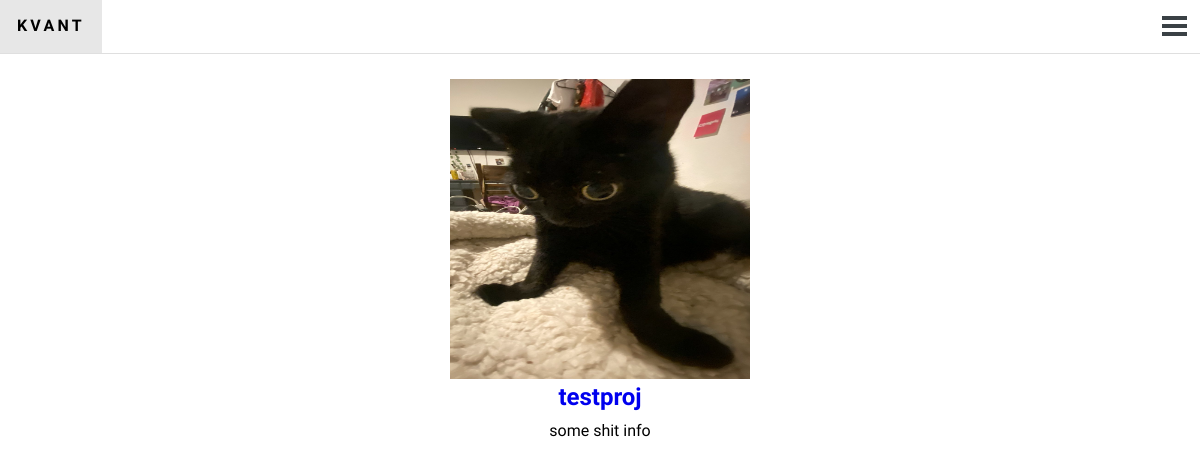
/projects/, run on the app's committed database.
### info/models.py (models this page shows, shortened)
class Projects(models.Model):
    title = models.CharField('Заголовок', max_length=100, unique=True)
    description = models.TextField('Текст новости', unique=True)
    image = models.ImageField('Фото', upload_to='img/projects')

### info/views.py (the view)
# urls.py: path('projects/', ProjectsView.as_view(), name='projects'),
class ProjectsView(ListView):
    model = Projects
    template_name = 'projects.html'

### info/templates/projects.html (shortened to what this page needs)
{% extends 'maintmp.html' %}
{% block content %}
    {% for project in object_list %}
        <div class="newsunit">
            <img src="{{ project.image.url }}" class="npimg">
            <h2><a href="{% url 'projectpost_dl' project.pk %}" class="ffca mxv ttl txdc-n">{{ project.title }}</a></h2>
            <p class="ffca desc">{{ project.description }}</p>
        </div>
    {% endfor %}
{% endblock content %}

### info/templates/maintmp.html (shortened to what this page needs)
<!DOCTYPE html>
<html lang = "ru" class="no-js js">
    <head>
        {% load static %}
        <link rel="stylesheet" href="{% static 'css/main.css' %}">
    </head>
    <body>
        <nav class="clearfix border-bottom">
            <div class="left">
                <a href="{% url 'info' %}" class="button py2 button-transparent nav-button caps lbtl">Kvant</a>
            </div>
        </nav>
    {% block content %}{% endblock content %}
    </body>
</html>

### static/css/main.css (style rules this page uses)
* { margin: 0; padding: 0; }
.clearfix:before, .clearfix:after { content:" "; display:table }
.clearfix:after { clear:both }
.left { float:left; z-index: -1; }
.border-bottom { border-bottom: 1px solid; border-bottom-width:100%; border-bottom-color:rgba(0,0,0,.125) }
.ttl { margin-top: 10px; margin-left: 500px; margin-right: 500px; }
.desc { margin-top: 10px; margin-left: 500px; margin-right: 500px; max-height: 35.7333px; }
.button { font-size:inherit; font-weight:700; text-decoration:none; cursor:pointer; display:inline-block; box-sizing:border-box; line-height:1.125rem; padding:.5rem 1rem; margin:0; height:auto; border:1px solid transparent; vertical-align:middle; -webkit-appearance:none; color:#fff; background-color:#0074d9; border-radius:3px; -webkit-transition-duration:.05s; transition-duration:.05s; -webkit-transition-timing-function:ease-out; transition-timing-function:ease-out; -webkit-transition-property: box-shadow, background-color; transition-property: box-shadow, background-color; height: 53px; }
.txdc-n { text-decoration: none; }
.button:after, .button:before { box-sizing:border-box }
.py2 { padding-top:1rem; padding-bottom:1rem }
.button-transparent { position:relative; z-index:2; color:inherit; background-color:transparent; border-radius:0; border:1px solid transparent; -webkit-transition-duration:.1s; transition-duration:.1s; -webkit-transition-timing-function:ease-out; transition-timing-function:ease-out; -webkit-transition-property:box-shadow; transition-property:box-shadow }
.button-transparent:before { content:''; display:block; position:absolute; z-index:-1; top:-1px; right:-1px; bottom:-1px; left:-1px; border:1px solid transparent; background-color:currentcolor; -webkit-transition-duration:.1s; transition-duration:.1s; -webkit-transition-timing-function:ease-out; transition-timing-function:ease-out; -webkit-transition-property:opacity; transition-property:opacity; opacity:0 }
.nav-button { text-align: center; font-family: Comfortaa,helvetica,Helvetica,Arial,sans-serif; font-weight:700; }
.ffca { font-family: Comfortaa; }
.caps { text-transform:uppercase; letter-spacing:.2em }
.npimg { width: 450px; height: 450px; }
.newsunit { position: relative; width: 100%; text-align: center; margin-bottom: 100px; margin-top: 25px; }
@media (max-width: 1920px) { .npimg { width: 300px; height: 300px; } }
@media (max-width: 1920px) { .newsunit { position: relative; height: 400px; width: 100%; text-align: center; margin-bottom: 80px; margin-top: 25px; } }
@media (max-width: 1920px) { .ttl { margin-top: 10px; margin-left: 0; margin-right: 0; } }
@media (max-width: 1920px) { .desc { margin-top: 10px; margin-left: 0; margin-right: 0; max-height: 35.7333px; } }

### data on the page
Projects: image (picture), title "testproj", description "some shit info"
